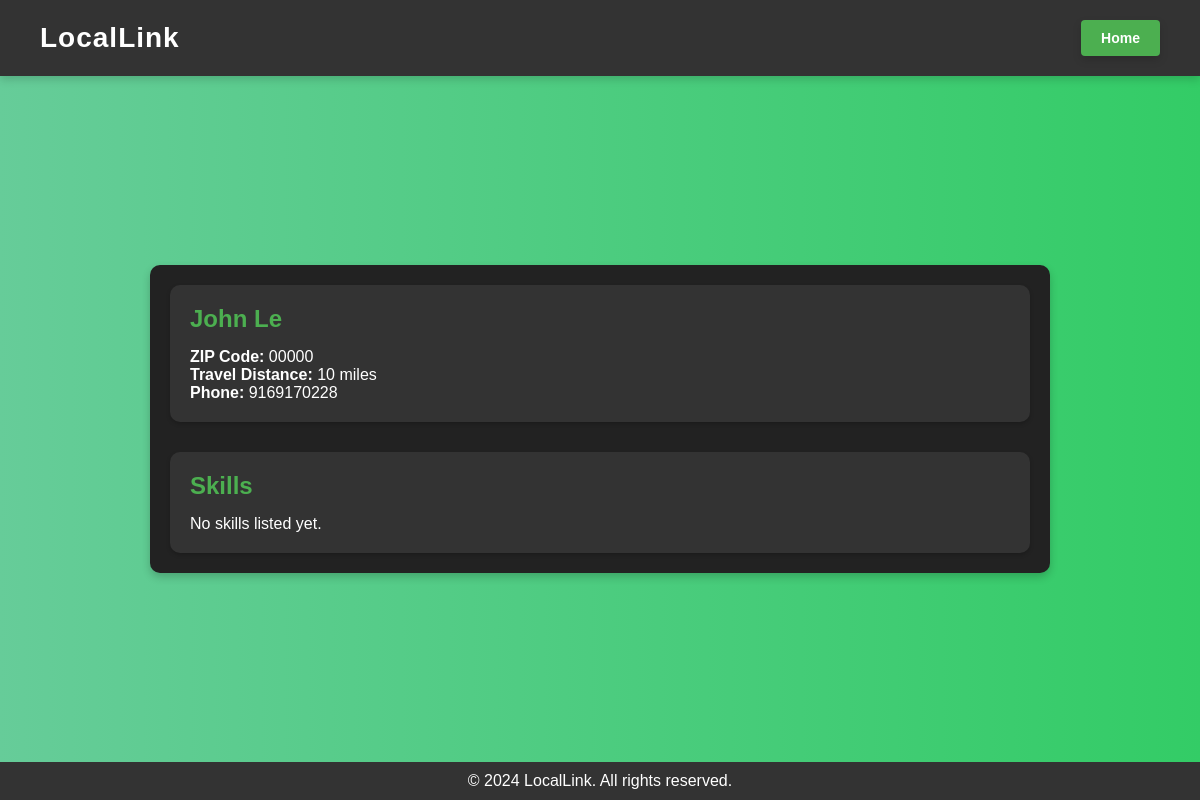
Screenshot of /view/1 with the database file from the repository.
### app/models/worker.py (models this page shows, shortened)
class Worker(db.Model):
    __tablename__ = 'workers'
    id = db.Column(db.Integer, primary_key=True)
    profile_picture = db.Column(db.String(200))
    name = db.Column(db.String(100), nullable=False)
    phone_number = db.Column(db.String(15), unique=True, nullable=False)
    password = db.Column(db.String(200), nullable=False)
    zip_code = db.Column(db.String(10), nullable=False)
    travel_distance = db.Column(db.Integer, nullable=False)
    user_role = db.Column(db.String(50), default='regular')
    about_me = db.Column(db.Text, nullable=True)
    is_online = db.Column(db.Boolean, default=False)
    auto_offline_time = db.Column(db.DateTime, nullable=True)
    job_postings = db.relationship('JobPosting', back_populates='worker')
    contracts = db.relationship('Contract', back_populates='worker')
    skills = db.relationship('Skill', back_populates='worker')  # Add this line

### app/routes/worker_routes.py (the view, shortened to what this page needs)
@worker_bp.route('/view/<int:worker_id>', methods=['GET'])
def worker_view(worker_id):
    worker = Worker.query.get_or_404(worker_id)
    skills = Skill.query.filter_by(worker_id=worker_id).all()
    employer_id = session.get('employer_id')
    return render_template('worker_view.html', worker=worker, skills=skills)

### app/templates/worker_view.html (shortened to what this page needs)
<!DOCTYPE html>
<html lang="en">
<head>
    <link rel="stylesheet" href="{{ url_for('static', filename='css/worker_view.css') }}">
</head>
<body>
    <header>
        <div class="logo">
            <h1>LocalLink</h1>
        </div>
        <nav>
            <a href="{{ url_for('home.home') }}" class="button">Home</a>
        </nav>
    </header>
    <main>
        <section class="worker-card">
            <div class="worker-details">
                <h2>{{ worker.name }}</h2>
                <p><strong>ZIP Code:</strong> {{ worker.zip_code }}</p>
                <p><strong>Travel Distance:</strong> {{ worker.travel_distance }} miles</p>
                <p><strong>Phone:</strong> {{ worker.phone_number }}</p>
            </div>
            <div class="worker-skills">
                <h2>Skills</h2>
                {% if skills %}
                    <ul>
                        {% for skill in skills %}
                            <li>
                                <strong>{{ skill.skill_name }}</strong> - Level: {{ skill.experience_level }}
                                {% if skill.rate_type != 'negotiable' %}
                                    <br><em>Rate:</em> ${{ "{:.2f".format(skill.rate_value) }}
                                {% endif %}
                                <br><em>Rate Type:</em> {{ skill.rate_type.capitalize() }}
                            </li>
                        {% endfor %}
                    </ul>
                {% else %}
                    <p>No skills listed yet.</p>
                {% endif %}
            </div>
        </section>
    </main>
    <footer>
        <p>&copy; 2024 LocalLink. All rights reserved.</p>
    </footer>
</body>
</html>

### app/static/css/worker_view.css (style rules this page uses)
* { margin: 0; padding: 0; box-sizing: border-box; }
body { font-family: Arial, sans-serif; background: linear-gradient(to right, #66cc99, #33cc66); color: #333; display: flex; flex-direction: column; min-height: 100vh; margin: 0; }
header { display: flex; justify-content: space-between; align-items: center; background-color: #333; color: white; padding: 20px 40px; box-shadow: 0 4px 8px rgba(0, 0, 0, 0.15); }
header .logo h1 { font-size: 28px; letter-spacing: 1px; }
header nav a { color: #fff; text-decoration: none; margin-left: 15px; }
main { flex-grow: 1; display: flex; justify-content: center; align-items: center; padding: 40px; }
.worker-card { background-color: #222; color: white; border-radius: 10px; box-shadow: 0 4px 8px rgba(0, 0, 0, 0.2); padding: 20px; max-width: 900px; width: 100%; display: flex; flex-direction: column; gap: 30px; }
.worker-details, .worker-skills, .contact-worker { padding: 20px; background-color: #333; border-radius: 10px; box-shadow: 0 2px 4px rgba(0, 0, 0, 0.2); }
.worker-details h2, .worker-skills h2, .contact-worker h2 { color: #4CAF50; font-size: 1.5em; margin-bottom: 15px; }
.button { display: inline-block; padding: 10px 20px; background-color: #4CAF50; color: white; text-decoration: none; font-size: 14px; font-weight: bold; border-radius: 4px; border: none; box-shadow: 0 4px 8px rgba(0, 0, 0, 0.15); cursor: pointer; transition: background-color 0.3s, transform 0.2s; }
footer { text-align: center; padding: 10px; background-color: #333; color: white; margin-top: auto; }

### rows the page displays
Worker: name "John Le", zip_code "00000", travel_distance "10", phone_number "9169170228"
